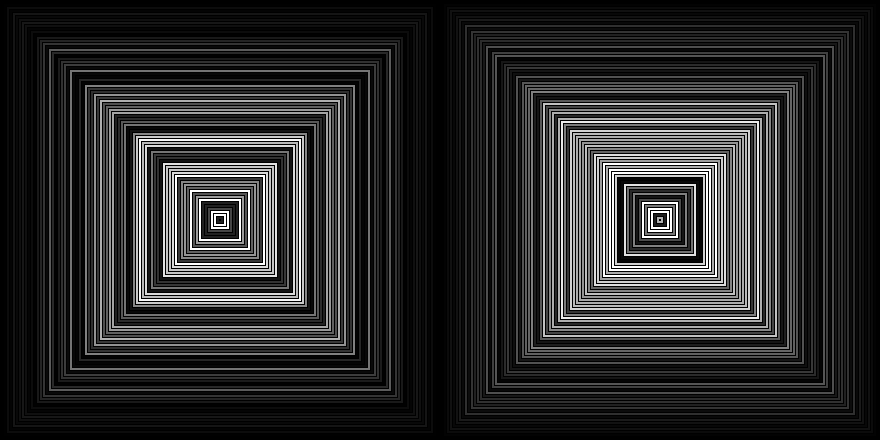
Frame 1 (no input)
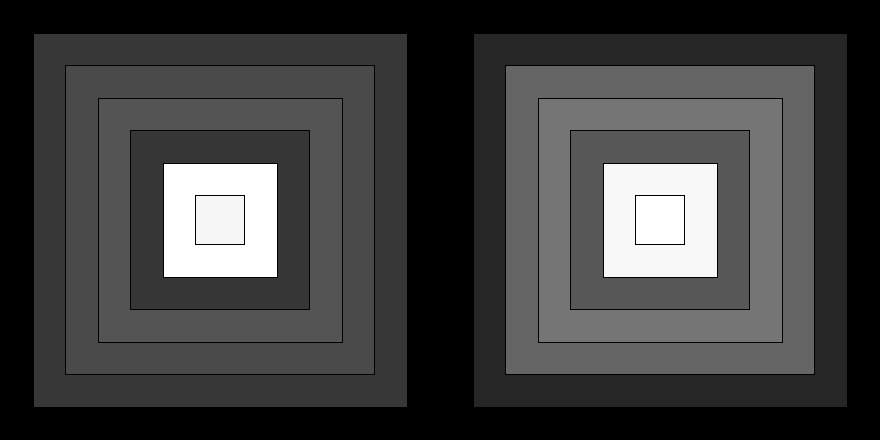
Frame 60 (the mouse pressed at the canvas centre just before this capture)
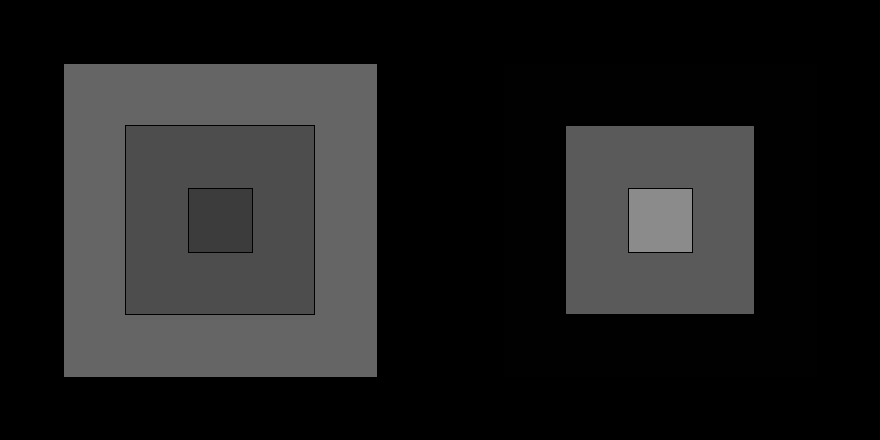
Frame 120 (the mouse held since frame 60 and released just before this capture)

The Processing sketch that drew these frames (run headless with seeded random() and noise(); from frame 60 on, the mouse is pressed at the canvas centre):

// Processing sketch: stellax2
// ── stellax2.pde
int j = 6;
int k = 0;
int l = 199;

void setup(){
  size(880, 440);
  rectMode(CENTER);
  frameRate(24);
}

void draw(){
	for(int i = 1; i < 440; i+=j){
		fill(random(i));
		rect(220, 220, 440-i, height-i);
	}

	for(int i = 1; i < 440; i+=j){
		fill(random(i));
		rect(660, 220, 440-i, height-i);
	}

	if (j==200){
		k = 1;
	} else if (j==5){
		k = 0;
	}

	if (k==0){
		j++;
		l--;
	} else {
		j--;
		l++;
	}

}
